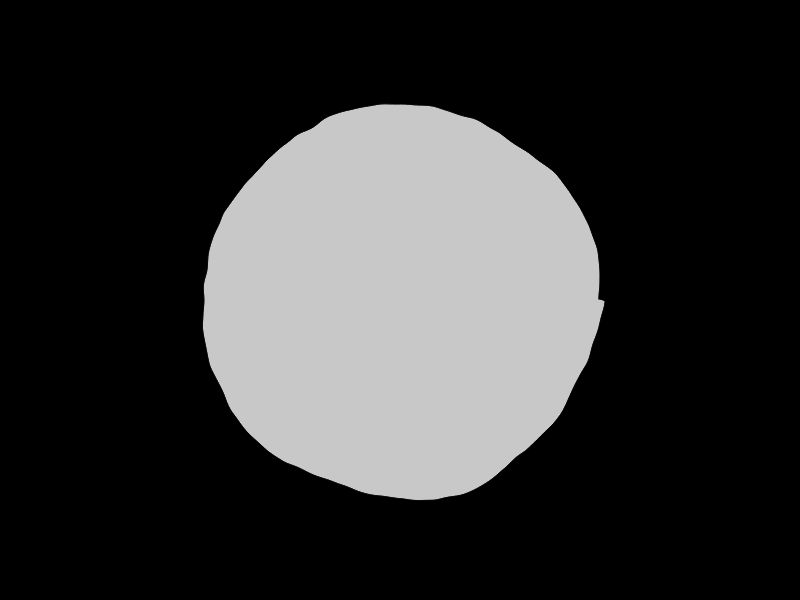
Frame 1 (no input)
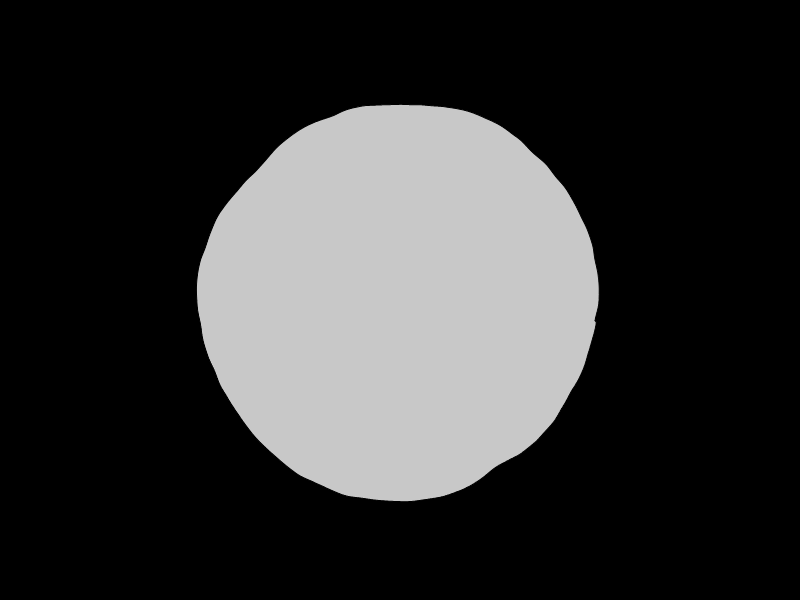
Frame 60 (no input)
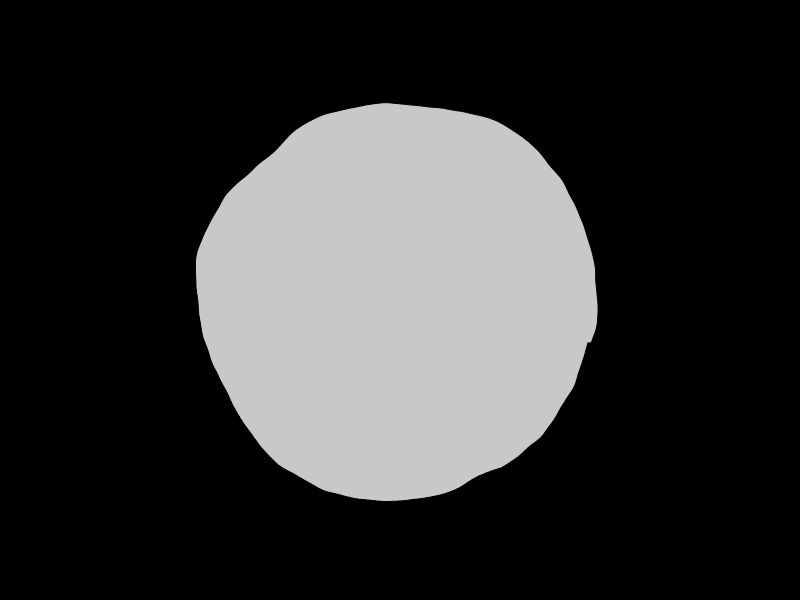
Frame 120 (the mouse pressed at the canvas centre since frame 60)

The p5.js sketch that drew these frames (run headless with seeded random() and noise() and a simulated clock; from frame 60 on, the mouse is pressed at the canvas centre):

// p5.js sketch
// ── sketch.js
const points = []
const pointsCount = 2000;
const rate = 100;
const noiseOffset = 100;
let currentPoint = 0;
let t = 0;
let rotateRate = 0
let dir = 1


function setup() {
  createCanvas(800, 600)
  for (let i = 0; i < 5; i++) {
    points[i] = []
    for (let j = 0; j < pointsCount; j++) {
      const ang = map(j, 0, pointsCount, 0, TWO_PI)
      const rad = 200 + map(noise(j * 0.005 + (i * noiseOffset)), 0, 1, -15, 15)
      const x = rad * cos(ang)
      const y = rad * sin(ang)
      points[i].push(createVector(x, y))
    }
  }
}

function ease(start, end, duration) {
  return start + ((end - start) * duration)
}

function draw() {
  background(0)
  translate(width / 2, height / 2)

  const from = currentPoint;
  const to = (currentPoint + 1) % points.length
  rotate(rotateRate * TWO_PI)
  fill(200)
  beginShape()
  const x = ease(points[from][0].x, points[to][0].x, t / rate);
  const y = ease(points[from][0].y, points[to][0].y, t / rate);
  vertex(x, y);
  for (let i = 1; i < points[from].length; i++) {
    const x1 = ease(points[from][i].x, points[to][i].x, t / rate)
    const y1 = ease(points[from][i].y, points[to][i].y, t / rate)
    const x2 = ease(points[from][(i + 1) % points[from].length].x, points[to][(i + 1) % points[from].length].x, t / rate)
    const y2 = ease(points[from][(i + 1) % points[from].length].y, points[to][(i + 1) % points[from].length].y, t / rate)
    const x3 = ease(points[from][(i + 2) % points[from].length].x, points[to][(i + 2) % points[from].length].x, t / rate)
    const y3 = ease(points[from][(i + 2) % points[from].length].y, points[to][(i + 2) % points[from].length].y, t / rate)
    bezierVertex(x1, y1, x2, y2, x3, y3)
  }
  endShape(CLOSE)
  t += dir
  if (t > rate) {
    t = 0;
    currentPoint++
    if (currentPoint >= points.length) {
      currentPoint = 0
    }
  }
  rotateRate += 0.0003
}
